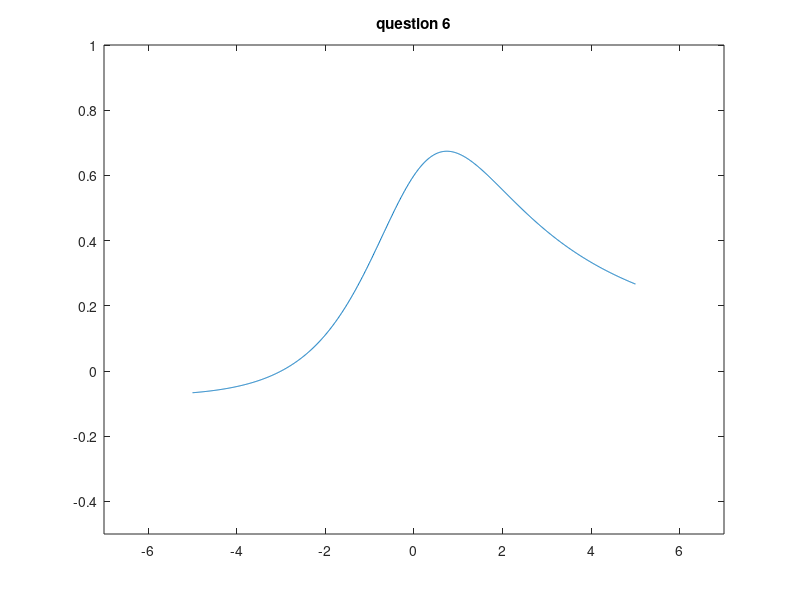

This chart was generated by the following MATLAB code:
%HW set 2

%question 6
tic
x = -5:0.01:5;
y = (x+3) ./ ( (x.^2) + 5);
toc
figure(1)
plot(x,y)
title('question 6')
axis([-7 7 -.5 1])



